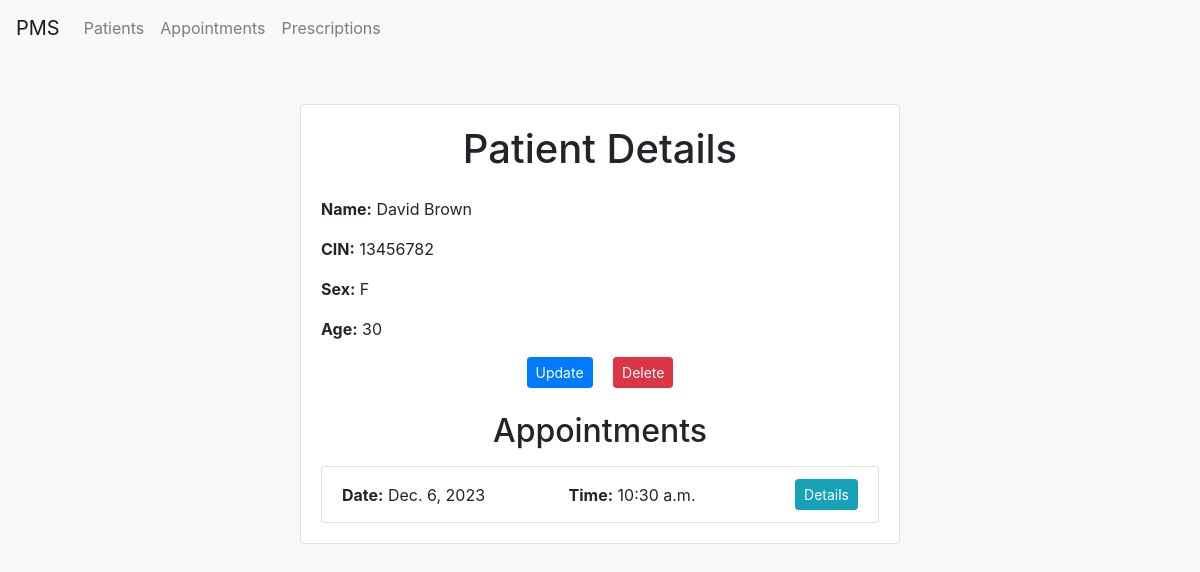
The page /PMS/patient/3/ on the database as committed earlier.
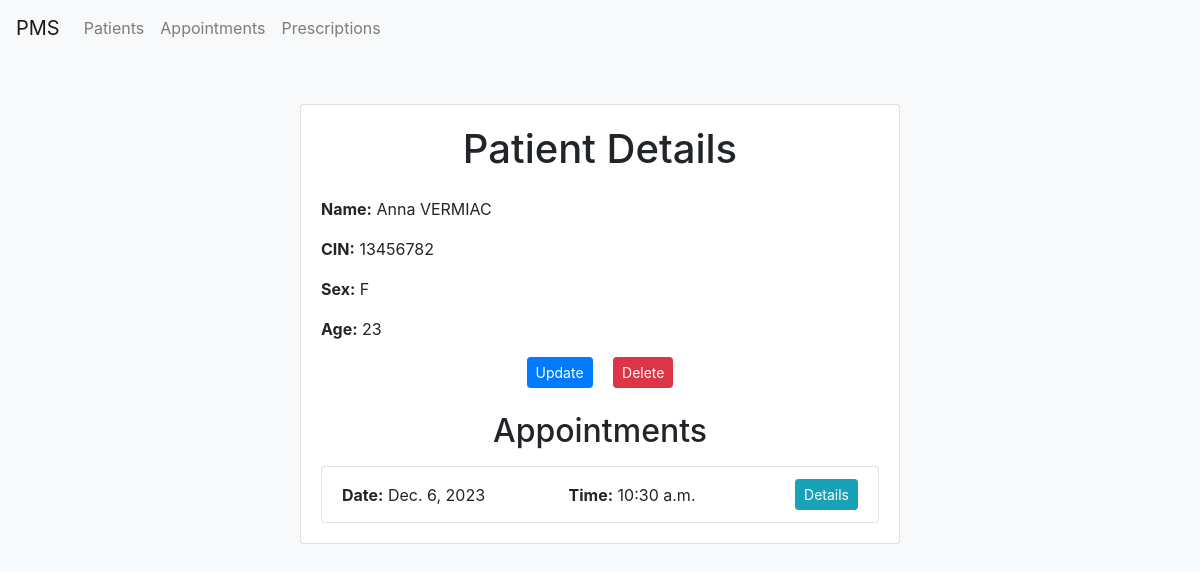
The same page on the database as committed later.
### PMS/models.py (models this page shows, shortened)
class Patient(models.Model):
    cin = models.CharField(max_length=8, unique=True)
    name = models.CharField(max_length=30)
    sex = models.CharField(max_length=1)
    age = models.IntegerField()

### PMS/views.py (the view)
# urls.py: path("patient/<int:pk>/", PatientDetail.as_view(), name='patient_detail'),
class PatientDetail(generics.RetrieveUpdateDestroyAPIView):
    serializer_class = PatientSerializer
    queryset = Patient.objects.all()
    template_name = 'pms/patient/patient_detail.html'
    def get(self, request, pk, *args, **kwargs):
        patient = Patient.objects.get(pk=pk)
        return render(request, self.template_name, {'patient': patient})

### PMS/templates/pms/patient/patient_detail.html (shortened to what this page needs)
{% extends 'pms/base.html' %}
{% block content %}
    <div class="container mt-5">
        <div class="card mx-auto" style="max-width: 600px;">
            <div class="card-body">
                <h1 class="mb-4 text-center">Patient Details</h1>
                <p class="mb-3"><strong>Name:</strong> {{ patient.name }}</p>
                <p class="mb-3"><strong>CIN:</strong> {{ patient.cin }}</p>
                <p class="mb-3"><strong>Sex:</strong> {{ patient.sex }}</p>
                <p class="mb-3"><strong>Age:</strong> {{ patient.age }}</p>
                <div class="text-center mb-4">
                    <a href="{% url 'patient_update' pk=patient.pk %}" class="btn btn-primary btn-sm mr-3">Update</a>
                    <a href="{% url 'patient_delete' pk=patient.pk %}" class="btn btn-danger btn-sm">Delete</a>
                </div>
                <h2 class="mt-4 mb-3 text-center">Appointments</h2>
                {% if patient.appointment_set.all %}
                    <ul class="list-group">
                        {% for appointment in patient.appointment_set.all %}
                            <li class="list-group-item">
                                <div class="d-flex justify-content-between align-items-center">
                                    <p class="mb-0"><strong>Date:</strong> {{ appointment.date }}</p>
                                    <p class="mb-0"><strong>Time:</strong> {{ appointment.time }}</p>
                                    <a href="{% url 'appointment_detail' pk=appointment.pk %}" class="btn btn-info btn-sm ml-3">Details</a>
                                </div>
                            </li>
                        {% endfor %}
                    </ul>
                {% else %}
                    <p class="text-center">No appointments for this patient.</p>
                {% endif %}
            </div>
        </div>
    </div>
{% endblock %}

Rows that differ between the two databases and show on the page:
changed Patient: name "David Brown" → "Anna VERMIAC"; age "30" → "23"
